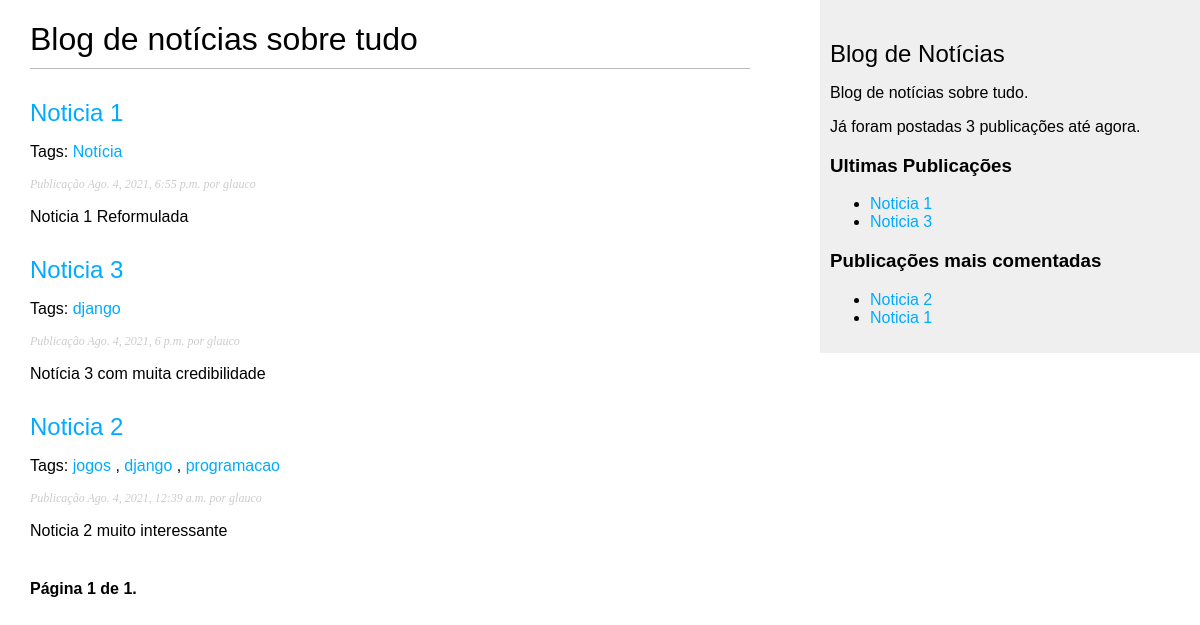
Screenshot of /blog/ with the database file from the repository.
### blog/models.py (models this page shows, shortened)
class Publicacao(models.Model):
    SITUACAO_CHOICES = (
        ('rascunho', 'Rascunho'),
        ('publicado', 'Publicado'),
    )
    titulo = models.CharField(max_length=250)
    slug = models.SlugField(max_length=250, unique_for_date='publicado_em')
    autor = models.ForeignKey(User, on_delete=models.CASCADE, related_name='publicacoes_blog')
    descricao = models.TextField()
    publicado_em = models.DateTimeField(default=timezone.now)
    criado_em = models.DateTimeField(auto_now_add=True)
    atualizado_em = models.DateTimeField(auto_now=True)
    situacao = models.CharField(max_length=10, choices=SITUACAO_CHOICES, default='rascunho')
    tags = TaggableManager()
    class Meta():
        ordering = ('-publicado_em',)
    def get_absolute_url(self):
        return reverse('blog:publicacao_detalhe',
        args=[
        self.publicado_em.year,
        self.publicado_em.month,
        self.publicado_em.day,
        self.slug
        ])

### blog/views.py (the view)
# urls.py: path('', views.publicacao_lista, name='publicacao_lista'),
def publicacao_lista(request, tag_slug=None):
    object_list = Publicacao.objects.all()
    tag = None
    if tag_slug:
        tag = get_object_or_404(Tag, slug=tag_slug)
        object_list = object_list.filter(tags__in=[tag])
    paginator = Paginator(object_list, 5) # 5 publicações por página
    page = request.GET.get('page')
    try:
        publicacoes = paginator.page(page)
    except PageNotAnInteger:
        publicacoes = paginator.page(1)
    except EmptyPage:
        publicacoes = paginator.page(paginator.num_pages)
    return render(request, 'blog/publicacao/lista.html', {'page': page,'publicacoes': publicacoes, 'tag':tag})

### blog/templatetags/blog_tags.py (called while the page is built)
@register.simple_tag
def total_publicacoes():
     return Publicacao.objects.count()

@register.inclusion_tag('blog/publicacao/ultimas_publicacoes.html')
def mostrar_ultimas_publicacoes(count=5):
    ultimas_publicacoes = Publicacao.objects.order_by('-publicado_em')[:count]
    return {'ultimas_publicacoes': ultimas_publicacoes}

@register.simple_tag
def buscar_publicacoes_mais_comentadas(count=2):
    return Publicacao.objects.annotate(total_comentarios=Count('comentarios')
    ).order_by('-total_comentarios')[:count]

@register.filter(name='markdown')
def markdown_format(text):
    return mark_safe(markdown.markdown(text))

### blog/templates/blog/publicacao/lista.html (shortened to what this page needs)
{% extends "blog/base.html" %}
{% load blog_tags %}
{% block content %}
    <h1>Blog de notícias sobre tudo</h1>
    {% for publicacao in publicacoes %}
        <h2>
        <a href="{{ publicacao.get_absolute_url }}">
        {{ publicacao.titulo }}
        </a>
        </h2>
        <p class="tags">
            Tags:
                {% for tag in publicacao.tags.all %}
                <a href="{% url "blog:publicacoes_por_tag" tag.slug %}">
                {{ tag.name }}
                </a>
                {% if not forloop.last %}, {% endif %}
            {% endfor %}
        </p>
        <p class="date">
            Publicação {{ publicacao.publicado_em }} por {{ publicacao.autor }}
        </p>
        {{ publicacao.descricao|markdown|truncatewords_html:30 }}
    {% endfor %}
    {% include "blog/publicacao/paginator.html" with page=publicacoes %}
{% endblock %}

### blog/templates/blog/base.html (shortened to what this page needs)
{% load blog_tags %}
{% load static %}
<!DOCTYPE html>
<html>
    <head>
        <link href="{% static "css/blog.css" %}" rel="stylesheet">
    </head>
    <body>
    <div id="content">
        {% block content %}
        {% endblock %}
    </div>
    <div id="sidebar">
        <h2>Blog de Notícias</h2>
        <p>Blog de notícias sobre tudo.</p>
        <p>Já foram postadas {% total_publicacoes %} publicações até agora.</p>
        <h3>Ultimas Publicações</h3>
        {% mostrar_ultimas_publicacoes 2 %}
        <h3>Publicações mais comentadas</h3>
        {% buscar_publicacoes_mais_comentadas as publicacoes_mais_comentadas %}
        <ul>
            {% for publicacao in publicacoes_mais_comentadas %}
                <li>
                    <a href="{{ publicacao.get_absolute_url }}">{{ publicacao.titulo }}</a>
                </li>
            {% endfor %}
        </ul>
    </div>
    </body>
</html>

### blog/templates/blog/publicacao/paginator.html (shortened to what this page needs)
<div class="pagination">
 <span class="step-links">
 <span class="current">
 Página {{ page.number }} de {{ page.paginator.num_pages }}.
 </span>
 </span>
</div>

### blog/templates/blog/publicacao/ultimas_publicacoes.html
<ul>
 {% for publicacao in ultimas_publicacoes %}
    <li>
        <a href="{{ publicacao.get_absolute_url }}">{{ publicacao.titulo }}</a>
    </li>
 {% endfor %}
</ul>

### blog/static/css/blog.css (style rules this page uses)
body { margin:0; padding:0; font-family:helvetica, sans-serif; }
a { color:#00abff; text-decoration:none; }
h1 { font-weight:normal; border-bottom:1px solid #bbb; padding:0 0 10px 0; }
h2 { font-weight:normal; margin:30px 0 0; }
#content { float:left; width:60%; padding:0 0 0 30px; }
#sidebar { float:right; width:30%; padding:10px; background:#efefef; height:100%; }
p.date { color:#ccc; font-family: georgia, serif; font-size: 12px; font-style: italic; }
.pagination { margin:40px 0; font-weight:bold; }

### rows the page displays
Publicacao: titulo "Noticia 1", publicado_em "Ago. 4, 2021, 6:55 p.m.", autor "glauco", descricao "Noticia 1 Reformulada"
Tag: name "Notícia"
Publicacao: titulo "Noticia 3", publicado_em "Ago. 4, 2021, 6 p.m.", autor "glauco", descricao "Notícia 3 com muita credibilidade"
Tag: name "django"
Publicacao: titulo "Noticia 2", publicado_em "Ago. 4, 2021, 12:39 a.m.", autor "glauco", descricao "Noticia 2 muito interessante"
Tag: name "jogos"
Tag: name "programacao"

### other values shown
{{ page.number }} "1"
{{ page.paginator.num_pages }} "1"
